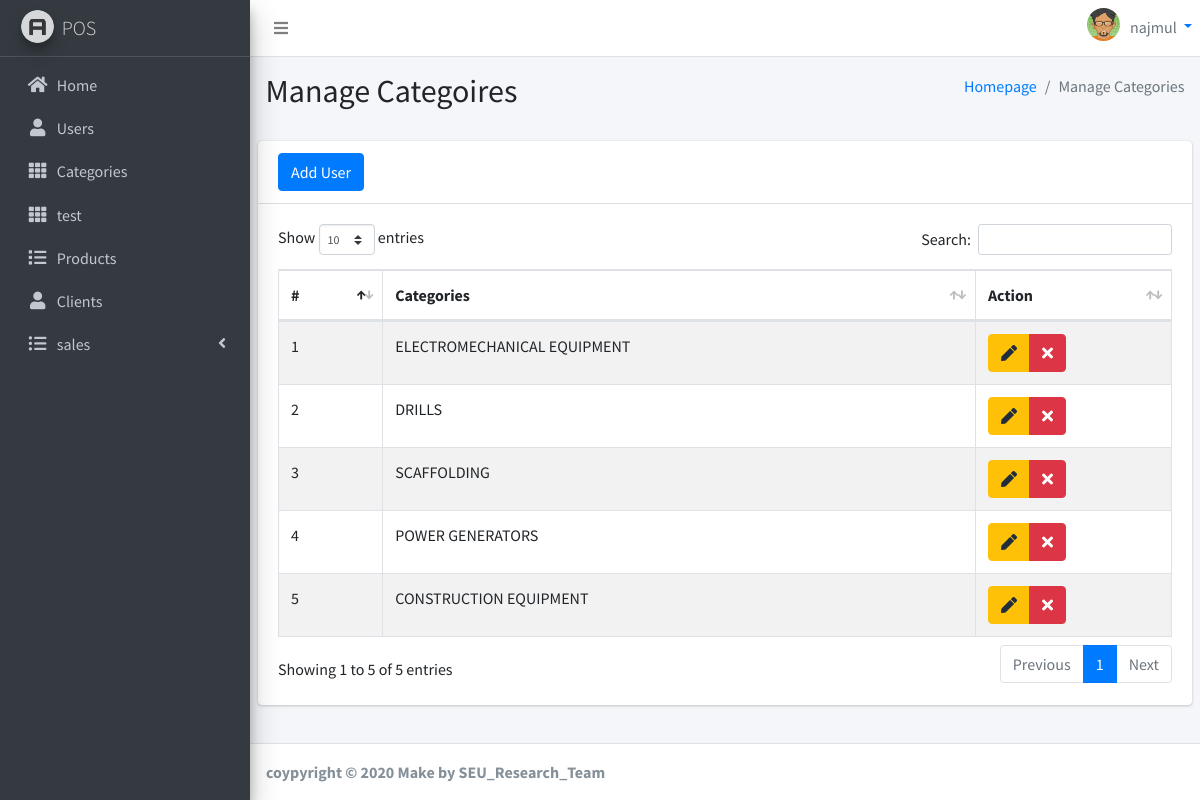
The app's page /categories.php (signed in) with its own data.
### tables this page shows
CREATE TABLE `category` (
  `id` int(11) NOT NULL,
  `category` text NOT NULL,
  `date` timestamp NOT NULL DEFAULT current_timestamp() ON UPDATE current_timestamp()
);

### categories.php (the view, shortened to what this page needs)
<?php
include "header.php";
?>
<div class="content-wrapper">
    <section class="content-header">
        <div class="container-fluid">
            <div class="row mb-2">
                <div class="col-sm-6">
                    <h2>Manage Categoires</h2>
                </div>
                <div class="col-sm-6">
                    <ol class="breadcrumb float-sm-right">
                        <li class="breadcrumb-item"><a href="#"><i class="fa fa-dashboard"></i>Homepage</a></li>
                        <li class="breadcrumb-item active">Manage Categories</li>
                    </ol>
                </div>
            </div>
        </div>
    </section>
    <section class="content">
        <div class="card">
            <div class="card-header">
                <button class="btn btn-primary" data-toggle="modal" data-target="#modalAddCategory">
                    Add User
                </button>
            </div>
            <div class="card-body">
                <div class="box">
                    <table class="table table-bordered table-striped table-responsive-sm mydatatable">
                        <thead>
                        <tr>
                            <th>#</th>
                            <th>Categories</th>
                            <th>Action</th>
                        </tr>
                        </thead>
                        <tbody>
                        <?php
                        include "connection.php";
                        $query = "SELECT * FROM category";
                        $result = mysqli_query($conn, $query);
                        $count = 0;
                        while ($row = mysqli_fetch_assoc($result)){
                            $count++;
                        ?>
                        <tr>
                            <td><?= $count ?></td>
                            <td><?= $row['category'] ?></td>
                            <td>
                                <div class="btn-group">
                                    <button class="btn btn-warning" data-toggle="modal" data-target="#editCategoryModal-<?= $row['id'] ?>"><i class="fa fa-pen"></i></button>
                                    <a href="controllers/categoryDelete.controller.php?category_delete=<?= base64_encode($row['id']) ?>" class="btn btn-danger" onclick="return confirm('Are you sure to delete')"><i class="fa fa-times"></i></a>
                                </div>
                            </td>
                        </tr>
                            <?php
                        }
                            ?>
                        </tbody>
                    </table>
                </div>
            </div>
        </div>
    </section>
</div>
<?php
include "footer.php";
?>

### records on screen
category: category "ELECTROMECHANICAL EQUIPMENT"
category: category "DRILLS"
category: category "SCAFFOLDING"
category: category "POWER GENERATORS"
category: category "CONSTRUCTION EQUIPMENT"

### other values on screen
$_SESSION['name'] "najmul"
